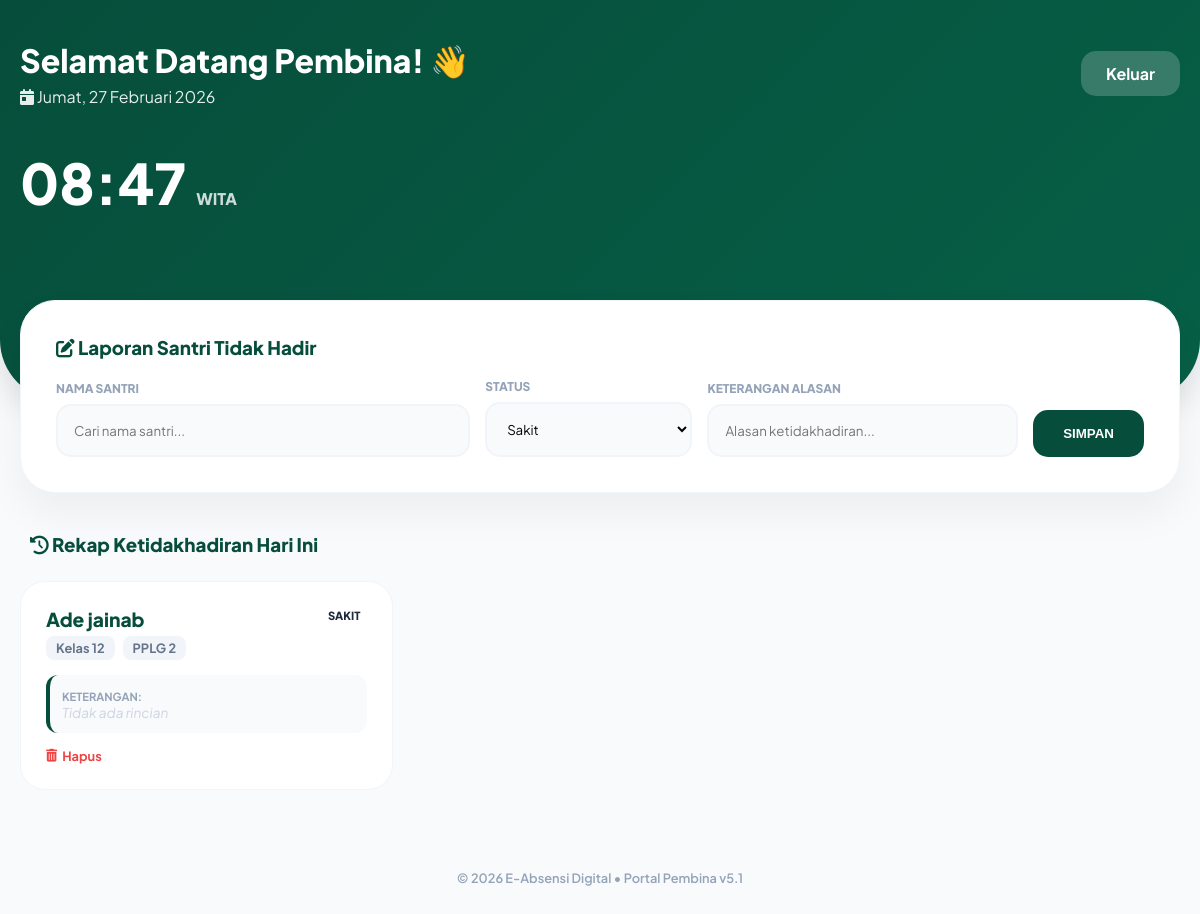
The page /db_absen/pembina.php (signed in) on the database its author committed.
### tables this page shows
CREATE TABLE `absensi` (
  `id` int NOT NULL,
  `id_siswa` int NOT NULL,
  `id_walikelas` int DEFAULT NULL,
  `tanggal` date NOT NULL,
  `status` enum('hadir','sakit','izin','alfa') NOT NULL,
  `keterangan` text,
  `keterangan_waktu` varchar(100) DEFAULT NULL,
  `created_at` timestamp NULL DEFAULT CURRENT_TIMESTAMP
);

CREATE TABLE `siswas` (
  `id` int NOT NULL,
  `nama` varchar(100) NOT NULL,
  `kelas` varchar(10) DEFAULT NULL,
  `id_walikelas` int DEFAULT NULL,
  `jurusan` varchar(20) DEFAULT NULL,
  `nomor_kelas` varchar(5) DEFAULT NULL
);

### db_absen/pembina.php (the view, shortened to what this page needs)
<?php
include 'koneksi.php';
function tgl_indo($tanggal)
{
    $bulan = [1 => 'Januari', 'Februari', 'Maret', 'April', 'Mei', 'Juni', 'Juli', 'Agustus', 'September', 'Oktober', 'November', 'Desember'];
    $hari = ['Minggu', 'Senin', 'Selasa', 'Rabu', 'Kamis', 'Jumat', 'Sabtu'];
    $num_hari = date('w', strtotime($tanggal));
    $split = explode('-', $tanggal);
    return $hari[$num_hari] . ', ' . $split[2] . ' ' . $bulan[(int)$split[1]] . ' ' . $split[0];
}
?>
<!DOCTYPE html>
<html lang="id">
<head>
    <link rel="stylesheet" href="https://cdnjs.cloudflare.com/ajax/libs/font-awesome/6.4.0/css/all.min.css">
</head>
<body>
    <div class="hero">
        <div class="container">
            <div class="header-nav">
                <div class="welcome-text">
                    <h2>Selamat Datang Pembina! 👋</h2>
                    <p><i class="fas fa-calendar-day"></i> <?= tgl_indo(date('Y-m-d')); ?></p>
                </div>
                <a href="logout.php" style="color:white; text-decoration:none; background:rgba(255,255,255,0.2); padding:12px 25px; border-radius:15px; font-weight:700; backdrop-filter:blur(10px);">Keluar</a>
            </div>
            <h1 style="margin-top:40px; font-size:3.5rem; font-weight:900;"><?= date('H:i'); ?> <small style="font-size:1rem; opacity:0.8;">WITA</small></h1>
        </div>
    </div>
    <div class="main-wrapper">
        <div class="container">
            <div class="glass-card">
                <h3 style="margin:0 0 20px; color:var(--primary); font-weight:800;"><i class="fas fa-edit"></i> Laporan Santri Tidak Hadir</h3>
                <form action="" method="POST" autocomplete="off">
                    <div class="form-row">
                        <div class="input-box">
                            <label>Nama Santri</label>
                            <input type="text" name="nama_siswa" list="siswaList" class="input-style" placeholder="Cari nama santri..." required>
                        </div>
                        <div class="input-box">
                            <label>Status</label>
                            <select name="status" class="input-style">
                                <option value="Sakit">Sakit</option>
                            </select>
                        </div>
                        <div class="input-box">
                            <label>Keterangan Alasan</label>
                            <input type="text" name="keterangan" class="input-style" placeholder="Alasan ketidakhadiran...">
                        </div>
                        <button type="submit" name="kirim_laporan" class="btn-save">SIMPAN</button>
                    </div>
                </form>
            </div>
            <h3 style="color:var(--primary); font-weight:800; margin-left:10px;">
                <i class="fas fa-history"></i> Rekap Ketidakhadiran Hari Ini
            </h3>
            <div class="rekap-grid">
                <?php
                $today = date('Y-m-d');
                $q = mysqli_query($conn, "SELECT a.*, s.nama, s.kelas, s.jurusan, s.nomor_kelas
                                     FROM absensi a
                                     JOIN siswas s ON a.id_siswa = s.id
                                     WHERE a.tanggal = '$today' AND a.status != 'hadir'
                                     ORDER BY a.id DESC");
                if (mysqli_num_rows($q) > 0):
                    while ($row = mysqli_fetch_assoc($q)): ?>
                        <div class="card-item">
                            <span class="badge <?= $row['status']; ?>"><?= $row['status']; ?></span>
                            <div>
                                <h4 class="name"><?= htmlspecialchars($row['nama']); ?></h4>
                                <div class="meta">
                                    <span class="tag-info">Kelas <?= $row['kelas']; ?></span>
                                    <span class="tag-info"><?= $row['jurusan']; ?> <?= $row['nomor_kelas']; ?></span>
                                </div>
                            </div>
                            <div class="note-box">
                                <b style="font-size: 0.7rem; color: #94a3b8; text-transform: uppercase;">Keterangan:</b><br>
                                <?= htmlspecialchars($row['keterangan']) ?: '<i style="color:#cbd5e1">Tidak ada rincian</i>'; ?>
                            </div>
                            <a href="pembina.php?hapus=<?= $row['id']; ?>" class="btn-del" onclick="return confirm('Hapus data ini?')">
                                <i class="fas fa-trash-alt"></i> Hapus
                            </a>
                        </div>
                    <?php endwhile;
                endif; ?>
            </div>
        </div>
    </div>
    <footer style="text-align:center; padding:30px; color:#94a3b8; font-size:0.8rem; font-weight:600;">
        &copy; <?= date('Y'); ?> E-Absensi Digital • Portal Pembina v5.1
    </footer>
</body>
</html>

### db_absen/pembina.php (style rules this page uses)
:root { --primary: #064e3b; --accent: #10b981; }
body { font-family: 'Plus Jakarta Sans', sans-serif; background: #f8fafc; margin: 0; color: #1e293b; }
.hero { background: linear-gradient(135deg, #064e3b 0%, #065f46 100%); height: 320px; border-radius: 0 0 60px 60px; padding: 40px 20px; color: white; box-shadow: 0 15px 30px rgba(0, 0, 0, 0.1); }
.container { max-width: 1200px; margin: 0 auto; }
.header-nav { display: flex; justify-content: space-between; align-items: center; }
.welcome-text h2 { font-size: 2rem; font-weight: 800; margin: 0; }
.welcome-text p { opacity: 0.9; font-size: 1rem; margin: 5px 0 0; }
.main-wrapper { margin-top: -100px; padding: 0 20px 50px; }
.glass-card { background: white; border-radius: 35px; padding: 35px; box-shadow: 0 20px 40px rgba(0, 0, 0, 0.05); margin-bottom: 40px; border: 1px solid #f1f5f9; }
.form-row { display: grid; grid-template-columns: 2fr 1fr 1.5fr auto; gap: 15px; align-items: end; }
.input-box label { display: block; font-size: 0.75rem; font-weight: 800; color: #94a3b8; margin-bottom: 8px; text-transform: uppercase; }
.input-style { width: 100%; padding: 16px; border-radius: 15px; border: 2px solid #f1f5f9; background: #f8fafc; font-family: inherit; box-sizing: border-box; outline: none; transition: 0.3s; }
.btn-save { background: var(--primary); color: white; border: none; padding: 16px 30px; border-radius: 15px; font-weight: 800; cursor: pointer; transition: 0.3s; }
.rekap-grid { display: grid; grid-template-columns: repeat(auto-fill, minmax(350px, 1fr)); gap: 20px; margin-top: 25px; }
.card-item { background: white; border-radius: 25px; padding: 25px; border: 1px solid #f1f5f9; transition: 0.3s ease; position: relative; display: flex; flex-direction: column; }
.badge { position: absolute; top: 20px; right: 20px; padding: 6px 12px; border-radius: 10px; font-weight: 800; font-size: 0.7rem; text-transform: uppercase; }
.name { font-size: 1.2rem; font-weight: 800; color: var(--primary); margin: 0 0 5px; padding-right: 60px; }
.meta { font-size: 0.8rem; color: #64748b; font-weight: 700; display: flex; flex-wrap: wrap; gap: 8px; }
.tag-info { background: #f1f5f9; padding: 4px 10px; border-radius: 8px; }
.note-box { margin-top: 15px; padding: 12px; background: #f8fafc; border-radius: 12px; font-size: 0.85rem; color: #475569; border-left: 4px solid var(--primary); flex-grow: 1; }
.btn-del { margin-top: 15px; color: #ef4444; text-decoration: none; font-size: 0.8rem; font-weight: 700; display: inline-flex; align-items: center; gap: 5px; }

### rows shown on the page
absensi: status "SAKIT", id_siswa.nama "Ade jainab", id_siswa.kelas "12", id_siswa.jurusan "PPLG", id_siswa.nomor_kelas "2", keterangan "Tidak ada rincian"
